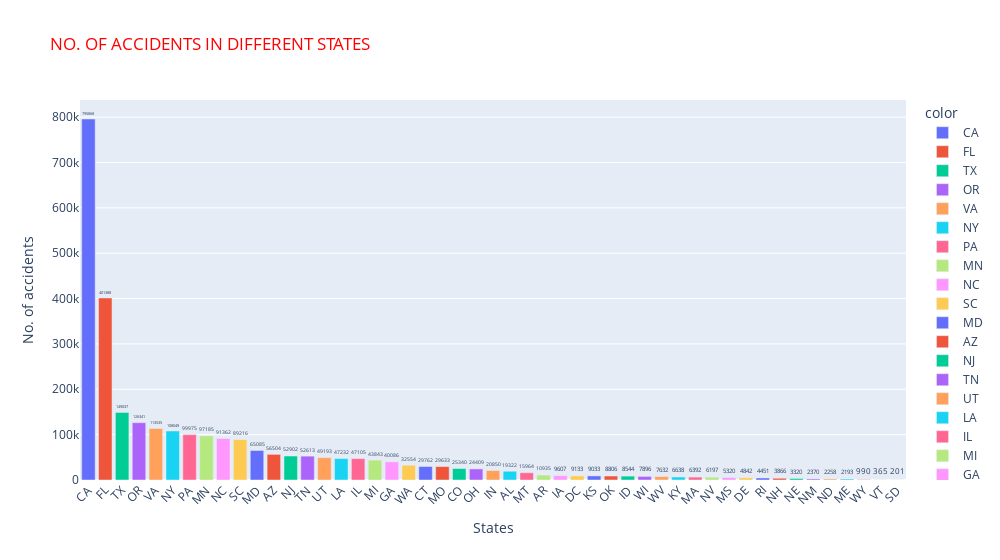

This figure's notebook cell:
### Markdown cell above
**Clearly, California and Florida are the states with most accidents, as depicted below**

### Code cell
state_fig = px.bar(statewise.head(49), y='Total_accident', x=statewise.head(49).index,text="Total_accident",
             color=statewise.head(49).index, title="NO. OF ACCIDENTS IN DIFFERENT STATES")
# Put bar total value above bars
state_fig.update_traces( textposition='outside')

state_fig.update_layout(xaxis_tickangle=-45, xaxis_title="States", yaxis_title="No. of accidents", title_font_color = "red", width=1000)

### Figure 1 — Plotly figure (JSON) as saved in the notebook; plotly's stock layout.template omitted (floating-point values rounded to 4 significant figures)
{"data": [{"alignmentgroup": "True", "hovertemplate": "color=CA<br>x=%{x}<br>Total_accident=%{text}<extra></extra>", "legendgroup": "CA", "marker": {"color": "#636efa", "pattern": {"shape": ""}}, "name": "CA", "offsetgroup": "CA", "orientation": "v", "showlegend": true, "text": [795868], "textposition": "outside", "type": "bar", "x": ["CA"], "xaxis": "x", "y": [795868], "yaxis": "y"}, {"alignmentgroup": "True", "hovertemplate": "color=FL<br>x=%{x}<br>Total_accident=%{text}<extra></extra>", "legendgroup": "FL", "marker": {"color": "#EF553B", "pattern": {"shape": ""}}, "name": "FL", "offsetgroup": "FL", "orientation": "v", "showlegend": true, "text": [401388], "textposition": "outside", "type": "bar", "x": ["FL"], "xaxis": "x", "y": [401388], "yaxis": "y"}, {"alignmentgroup": "True", "hovertemplate": "color=TX<br>x=%{x}<br>Total_accident=%{text}<extra></extra>", "legendgroup": "TX", "marker": {"color": "#00cc96", "pattern": {"shape": ""}}, "name": "TX", "offsetgroup": "TX", "orientation": "v", "showlegend": true, "text": [149037], "textposition": "outside", "type": "bar", "x": ["TX"], "xaxis": "x", "y": [149037], "yaxis": "y"}, {"alignmentgroup": "True", "hovertemplate": "color=OR<br>x=%{x}<br>Total_accident=%{text}<extra></extra>", "legendgroup": "OR", "marker": {"color": "#ab63fa", "pattern": {"shape": ""}}, "name": "OR", "offsetgroup": "OR", "orientation": "v", "showlegend": true, "text": [126341], "textposition": "outside", "type": "bar", "x": ["OR"], "xaxis": "x", "y": [126341], "yaxis": "y"}, {"alignmentgroup": "True", "hovertemplate": "color=VA<br>x=%{x}<br>Total_accident=%{text}<extra></extra>", "legendgroup": "VA", "marker": {"color": "#FFA15A", "pattern": {"shape": ""}}, "name": "VA", "offsetgroup": "VA", "orientation": "v", "showlegend": true, "text": [113535], "textposition": "outside", "type": "bar", "x": ["VA"], "xaxis": "x", "y": [113535], "yaxis": "y"}, {"alignmentgroup": "True", "hovertemplate": "color=NY<br>x=%{x}<br>Total_accident=%{text}<extra></extra>", "legendgroup": "NY", "marker": {"color": "#19d3f3", "pattern": {"shape": ""}}, "name": "NY", "offsetgroup": "NY", "orientation": "v", "showlegend": true, "text": [108049], "textposition": "outside", "type": "bar", "x": ["NY"], "xaxis": "x", "y": [108049], "yaxis": "y"}, {"alignmentgroup": "True", "hovertemplate": "color=PA<br>x=%{x}<br>Total_accident=%{text}<extra></extra>", "legendgroup": "PA", "marker": {"color": "#FF6692", "pattern": {"shape": ""}}, "name": "PA", "offsetgroup": "PA", "orientation": "v", "showlegend": true, "text": [99975], "textposition": "outside", "type": "bar", "x": ["PA"], "xaxis": "x", "y": [99975], "yaxis": "y"}, {"alignmentgroup": "True", "hovertemplate": "color=MN<br>x=%{x}<br>Total_accident=%{text}<extra></extra>", "legendgroup": "MN", "marker": {"color": "#B6E880", "pattern": {"shape": ""}}, "name": "MN", "offsetgroup": "MN", "orientation": "v", "showlegend": true, "text": [97185], "textposition": "outside", "type": "bar", "x": ["MN"], "xaxis": "x", "y": [97185], "yaxis": "y"}, {"alignmentgroup": "True", "hovertemplate": "color=NC<br>x=%{x}<br>Total_accident=%{text}<extra></extra>", "legendgroup": "NC", "marker": {"color": "#FF97FF", "pattern": {"shape": ""}}, "name": "NC", "offsetgroup": "NC", "orientation": "v", "showlegend": true, "text": [91362], "textposition": "outside", "type": "bar", "x": ["NC"], "xaxis": "x", "y": [91362], "yaxis": "y"}, {"alignmentgroup": "True", "hovertemplate": "color=SC<br>x=%{x}<br>Total_accident=%{text}<extra></extra>", "legendgroup": "SC", "marker": {"color": "#FECB52", "pattern": {"shape": ""}}, "name": "SC", "offsetgroup": "SC", "orientation": "v", "showlegend": true, "text": [89216], "textposition": "outside", "type": "bar", "x": ["SC"], "xaxis": "x", "y": [89216], "yaxis": "y"}, {"alignmentgroup": "True", "hovertemplate": "color=MD<br>x=%{x}<br>Total_accident=%{text}<extra></extra>", "legendgroup": "MD", "marker": {"color": "#636efa", "pattern": {"shape": ""}}, "name": "MD", "offsetgroup": "MD", "orientation": "v", "showlegend": true, "text": [65085], "textposition": "outside", "type": "bar", "x": ["MD"], "xaxis": "x", "y": [65085], "yaxis": "y"}, {"alignmentgroup": "True", "hovertemplate": "color=AZ<br>x=%{x}<br>Total_accident=%{text}<extra></extra>", "legendgroup": "AZ", "marker": {"color": "#EF553B", "pattern": {"shape": ""}}, "name": "AZ", "offsetgroup": "AZ", "orientation": "v", "showlegend": true, "text": [56504], "textposition": "outside", "type": "bar", "x": ["AZ"], "xaxis": "x", "y": [56504], "yaxis": "y"}, {"alignmentgroup": "True", "hovertemplate": "color=NJ<br>x=%{x}<br>Total_accident=%{text}<extra></extra>", "legendgroup": "NJ", "marker": {"color": "#00cc96", "pattern": {"shape": ""}}, "name": "NJ", "offsetgroup": "NJ", "orientation": "v", "showlegend": true, "text": [52902], "textposition": "outside", "type": "bar", "x": ["NJ"], "xaxis": "x", "y": [52902], "yaxis": "y"}, {"alignmentgroup": "True", "hovertemplate": "color=TN<br>x=%{x}<br>Total_accident=%{text}<extra></extra>", "legendgroup": "TN", "marker": {"color": "#ab63fa", "pattern": {"shape": ""}}, "name": "TN", "offsetgroup": "TN", "orientation": "v", "showlegend": true, "text": [52613], "textposition": "outside", "type": "bar", "x": ["TN"], "xaxis": "x", "y": [52613], "yaxis": "y"}, {"alignmentgroup": "True", "hovertemplate": "color=UT<br>x=%{x}<br>Total_accident=%{text}<extra></extra>", "legendgroup": "UT", "marker": {"color": "#FFA15A", "pattern": {"shape": ""}}, "name": "UT", "offsetgroup": "UT", "orientation": "v", "showlegend": true, "text": [49193], "textposition": "outside", "type": "bar", "x": ["UT"], "xaxis": "x", "y": [49193], "yaxis": "y"}, {"alignmentgroup": "True", "hovertemplate": "color=LA<br>x=%{x}<br>Total_accident=%{text}<extra></extra>", "legendgroup": "LA", "marker": {"color": "#19d3f3", "pattern": {"shape": ""}}, "name": "LA", "offsetgroup": "LA", "orientation": "v", "showlegend": true, "text": [47232], "textposition": "outside", "type": "bar", "x": ["LA"], "xaxis": "x", "y": [47232], "yaxis": "y"}, {"alignmentgroup": "True", "hovertemplate": "color=IL<br>x=%{x}<br>Total_accident=%{text}<extra></extra>", "legendgroup": "IL", "marker": {"color": "#FF6692", "pattern": {"shape": ""}}, "name": "IL", "offsetgroup": "IL", "orientation": "v", "showlegend": true, "text": [47105], "textposition": "outside", "type": "bar", "x": ["IL"], "xaxis": "x", "y": [47105], "yaxis": "y"}, {"alignmentgroup": "True", "hovertemplate": "color=MI<br>x=%{x}<br>Total_accident=%{text}<extra></extra>", "legendgroup": "MI", "marker": {"color": "#B6E880", "pattern": {"shape": ""}}, "name": "MI", "offsetgroup": "MI", "orientation": "v", "showlegend": true, "text": [43843], "textposition": "outside", "type": "bar", "x": ["MI"], "xaxis": "x", "y": [43843], "yaxis": "y"}, {"alignmentgroup": "True", "hovertemplate": "color=GA<br>x=%{x}<br>Total_accident=%{text}<extra></extra>", "legendgroup": "GA", "marker": {"color": "#FF97FF", "pattern": {"shape": ""}}, "name": "GA", "offsetgroup": "GA", "orientation": "v", "showlegend": true, "text": [40086], "textposition": "outside", "type": "bar", "x": ["GA"], "xaxis": "x", "y": [40086], "yaxis": "y"}, {"alignmentgroup": "True", "hovertemplate": "color=WA<br>x=%{x}<br>Total_accident=%{text}<extra></extra>", "legendgroup": "WA", "marker": {"color": "#FECB52", "pattern": {"shape": ""}}, "name": "WA", "offsetgroup": "WA", "orientation": "v", "showlegend": true, "text": [32554], "textposition": "outside", "type": "bar", "x": ["WA"], "xaxis": "x", "y": [32554], "yaxis": "y"}, {"alignmentgroup": "True", "hovertemplate": "color=CT<br>x=%{x}<br>Total_accident=%{text}<extra></extra>", "legendgroup": "CT", "marker": {"color": "#636efa", "pattern": {"shape": ""}}, "name": "CT", "offsetgroup": "CT", "orientation": "v", "showlegend": true, "text": [29762], "textposition": "outside", "type": "bar", "x": ["CT"], "xaxis": "x", "y": [29762], "yaxis": "y"}, {"alignmentgroup": "True", "hovertemplate": "color=MO<br>x=%{x}<br>Total_accident=%{text}<extra></extra>", "legendgroup": "MO", "marker": {"color": "#EF553B", "pattern": {"shape": ""}}, "name": "MO", "offsetgroup": "MO", "orientation": "v", "showlegend": true, "text": [29633], "textposition": "outside", "type": "bar", "x": ["MO"], "xaxis": "x", "y": [29633], "yaxis": "y"}, {"alignmentgroup": "True", "hovertemplate": "color=CO<br>x=%{x}<br>Total_accident=%{text}<extra></extra>", "legendgroup": "CO", "marker": {"color": "#00cc96", "pattern": {"shape": ""}}, "name": "CO", "offsetgroup": "CO", "orientation": "v", "showlegend": true, "text": [25340], "textposition": "outside", "type": "bar", "x": ["CO"], "xaxis": "x", "y": [25340], "yaxis": "y"}, {"alignmentgroup": "True", "hovertemplate": "color=OH<br>x=%{x}<br>Total_accident=%{text}<extra></extra>", "legendgroup": "OH", "marker": {"color": "#ab63fa", "pattern": {"shape": ""}}, "name": "OH", "offsetgroup": "OH", "orientation": "v", "showlegend": true, "text": [24409], "textposition": "outside", "type": "bar", "x": ["OH"], "xaxis": "x", "y": [24409], "yaxis": "y"}, {"alignmentgroup": "True", "hovertemplate": "color=IN<br>x=%{x}<br>Total_accident=%{text}<extra></extra>", "legendgroup": "IN", "marker": {"color": "#FFA15A", "pattern": {"shape": ""}}, "name": "IN", "offsetgroup": "IN", "orientation": "v", "showlegend": true, "text": [20850], "textposition": "outside", "type": "bar", "x": ["IN"], "xaxis": "x", "y": [20850], "yaxis": "y"}, {"alignmentgroup": "True", "hovertemplate": "color=AL<br>x=%{x}<br>Total_accident=%{text}<extra></extra>", "legendgroup": "AL", "marker": {"color": "#19d3f3", "pattern": {"shape": ""}}, "name": "AL", "offsetgroup": "AL", "orientation": "v", "showlegend": true, "text": [19322], "textposition": "outside", "type": "bar", "x": ["AL"], "xaxis": "x", "y": [19322], "yaxis": "y"}, {"alignmentgroup": "True", "hovertemplate": "color=MT<br>x=%{x}<br>Total_accident=%{text}<extra></extra>", "legendgroup": "MT", "marker": {"color": "#FF6692", "pattern": {"shape": ""}}, "name": "MT", "offsetgroup": "MT", "orientation": "v", "showlegend": true, "text": [15964], "textposition": "outside", "type": "bar", "x": ["MT"], "xaxis": "x", "y": [15964], "yaxis": "y"}, {"alignmentgroup": "True", "hovertemplate": "color=AR<br>x=%{x}<br>Total_accident=%{text}<extra></extra>", "legendgroup": "AR", "marker": {"color": "#B6E880", "pattern": {"shape": ""}}, "name": "AR", "offsetgroup": "AR", "orientation": "v", "showlegend": true, "text": [10935], "textposition": "outside", "type": "bar", "x": ["AR"], "xaxis": "x", "y": [10935], "yaxis": "y"}, {"alignmentgroup": "True", "hovertemplate": "color=IA<br>x=%{x}<br>Total_accident=%{text}<extra></extra>", "legendgroup": "IA", "marker": {"color": "#FF97FF", "pattern": {"shape": ""}}, "name": "IA", "offsetgroup": "IA", "orientation": "v", "showlegend": true, "text": [9607], "textposition": "outside", "type": "bar", "x": ["IA"], "xaxis": "x", "y": [9607], "yaxis": "y"}, {"alignmentgroup": "True", "hovertemplate": "color=DC<br>x=%{x}<br>Total_accident=%{text}<extra></extra>", "legendgroup": "DC", "marker": {"color": "#FECB52", "pattern": {"shape": ""}}, "name": "DC", "offsetgroup": "DC", "orientation": "v", "showlegend": true, "text": [9133], "textposition": "outside", "type": "bar", "x": ["DC"], "xaxis": "x", "y": [9133], "yaxis": "y"}, {"alignmentgroup": "True", "hovertemplate": "color=KS<br>x=%{x}<br>Total_accident=%{text}<extra></extra>", "legendgroup": "KS", "marker": {"color": "#636efa", "pattern": {"shape": ""}}, "name": "KS", "offsetgroup": "KS", "orientation": "v", "showlegend": true, "text": [9033], "textposition": "outside", "type": "bar", "x": ["KS"], "xaxis": "x", "y": [9033], "yaxis": "y"}, {"alignmentgroup": "True", "hovertemplate": "color=OK<br>x=%{x}<br>Total_accident=%{text}<extra></extra>", "legendgroup": "OK", "marker": {"color": "#EF553B", "pattern": {"shape": ""}}, "name": "OK", "offsetgroup": "OK", "orientation": "v", "showlegend": true, "text": [8806], "textposition": "outside", "type": "bar", "x": ["OK"], "xaxis": "x", "y": [8806], "yaxis": "y"}, {"alignmentgroup": "True", "hovertemplate": "color=ID<br>x=%{x}<br>Total_accident=%{text}<extra></extra>", "legendgroup": "ID", "marker": {"color": "#00cc96", "pattern": {"shape": ""}}, "name": "ID", "offsetgroup": "ID", "orientation": "v", "showlegend": true, "text": [8544], "textposition": "outside", "type": "bar", "x": ["ID"], "xaxis": "x", "y": [8544], "yaxis": "y"}, {"alignmentgroup": "True", "hovertemplate": "color=WI<br>x=%{x}<br>Total_accident=%{text}<extra></extra>", "legendgroup": "WI", "marker": {"color": "#ab63fa", "pattern": {"shape": ""}}, "name": "WI", "offsetgroup": "WI", "orientation": "v", "showlegend": true, "text": [7896], "textposition": "outside", "type": "bar", "x": ["WI"], "xaxis": "x", "y": [7896], "yaxis": "y"}, {"alignmentgroup": "True", "hovertemplate": "color=WV<br>x=%{x}<br>Total_accident=%{text}<extra></extra>", "legendgroup": "WV", "marker": {"color": "#FFA15A", "pattern": {"shape": ""}}, "name": "WV", "offsetgroup": "WV", "orientation": "v", "showlegend": true, "text": [7632], "textposition": "outside", "type": "bar", "x": ["WV"], "xaxis": "x", "y": [7632], "yaxis": "y"}, {"alignmentgroup": "True", "hovertemplate": "color=KY<br>x=%{x}<br>Total_accident=%{text}<extra></extra>", "legendgroup": "KY", "marker": {"color": "#19d3f3", "pattern": {"shape": ""}}, "name": "KY", "offsetgroup": "KY", "orientation": "v", "showlegend": true, "text": [6638], "textposition": "outside", "type": "bar", "x": ["KY"], "xaxis": "x", "y": [6638], "yaxis": "y"}, {"alignmentgroup": "True", "hovertemplate": "color=MA<br>x=%{x}<br>Total_accident=%{text}<extra></extra>", "legendgroup": "MA", "marker": {"color": "#FF6692", "pattern": {"shape": ""}}, "name": "MA", "offsetgroup": "MA", "orientation": "v", "showlegend": true, "text": [6392], "textposition": "outside", "type": "bar", "x": ["MA"], "xaxis": "x", "y": [6392], "yaxis": "y"}, {"alignmentgroup": "True", "hovertemplate": "color=NV<br>x=%{x}<br>Total_accident=%{text}<extra></extra>", "legendgroup": "NV", "marker": {"color": "#B6E880", "pattern": {"shape": ""}}, "name": "NV", "offsetgroup": "NV", "orientation": "v", "showlegend": true, "text": [6197], "textposition": "outside", "type": "bar", "x": ["NV"], "xaxis": "x", "y": [6197], "yaxis": "y"}, {"alignmentgroup": "True", "hovertemplate": "color=MS<br>x=%{x}<br>Total_accident=%{text}<extra></extra>", "legendgroup": "MS", "marker": {"color": "#FF97FF", "pattern": {"shape": ""}}, "name": "MS", "offsetgroup": "MS", "orientation": "v", "showlegend": true, "text": [5320], "textposition": "outside", "type": "bar", "x": ["MS"], "xaxis": "x", "y": [5320], "yaxis": "y"}, {"alignmentgroup": "True", "hovertemplate": "color=DE<br>x=%{x}<br>Total_accident=%{text}<extra></extra>", "legendgroup": "DE", "marker": {"color": "#FECB52", "pattern": {"shape": ""}}, "name": "DE", "offsetgroup": "DE", "orientation": "v", "showlegend": true, "text": [4842], "textposition": "outside", "type": "bar", "x": ["DE"], "xaxis": "x", "y": [4842], "yaxis": "y"}, {"alignmentgroup": "True", "hovertemplate": "color=RI<br>x=%{x}<br>Total_accident=%{text}<extra></extra>", "legendgroup": "RI", "marker": {"color": "#636efa", "pattern": {"shape": ""}}, "name": "RI", "offsetgroup": "RI", "orientation": "v", "showlegend": true, "text": [4451], "textposition": "outside", "type": "bar", "x": ["RI"], "xaxis": "x", "y": [4451], "yaxis": "y"}, {"alignmentgroup": "True", "hovertemplate": "color=NH<br>x=%{x}<br>Total_accident=%{text}<extra></extra>", "legendgroup": "NH", "marker": {"color": "#EF553B", "pattern": {"shape": ""}}, "name": "NH", "offsetgroup": "NH", "orientation": "v", "showlegend": true, "text": [3866], "textposition": "outside", "type": "bar", "x": ["NH"], "xaxis": "x", "y": [3866], "yaxis": "y"}, {"alignmentgroup": "True", "hovertemplate": "color=NE<br>x=%{x}<br>Total_accident=%{text}<extra></extra>", "legendgroup": "NE", "marker": {"color": "#00cc96", "pattern": {"shape": ""}}, "name": "NE", "offsetgroup": "NE", "orientation": "v", "showlegend": true, "text": [3320], "textposition": "outside", "type": "bar", "x": ["NE"], "xaxis": "x", "y": [3320], "yaxis": "y"}, {"alignmentgroup": "True", "hovertemplate": "color=NM<br>x=%{x}<br>Total_accident=%{text}<extra></extra>", "legendgroup": "NM", "marker": {"color": "#ab63fa", "pattern": {"shape": ""}}, "name": "NM", "offsetgroup": "NM", "orientation": "v", "showlegend": true, "text": [2370], "textposition": "outside", "type": "bar", "x": ["NM"], "xaxis": "x", "y": [2370], "yaxis": "y"}, {"alignmentgroup": "True", "hovertemplate": "color=ND<br>x=%{x}<br>Total_accident=%{text}<extra></extra>", "legendgroup": "ND", "marker": {"color": "#FFA15A", "pattern": {"shape": ""}}, "name": "ND", "offsetgroup": "ND", "orientation": "v", "showlegend": true, "text": [2258], "textposition": "outside", "type": "bar", "x": ["ND"], "xaxis": "x", "y": [2258], "yaxis": "y"}, {"alignmentgroup": "True", "hovertemplate": "color=ME<br>x=%{x}<br>Total_accident=%{text}<extra></extra>", "legendgroup": "ME", "marker": {"color": "#19d3f3", "pattern": {"shape": ""}}, "name": "ME", "offsetgroup": "ME", "orientation": "v", "showlegend": true, "text": [2193], "textposition": "outside", "type": "bar", "x": ["ME"], "xaxis": "x", "y": [2193], "yaxis": "y"}, {"alignmentgroup": "True", "hovertemplate": "color=WY<br>x=%{x}<br>Total_accident=%{text}<extra></extra>", "legendgroup": "WY", "marker": {"color": "#FF6692", "pattern": {"shape": ""}}, "name": "WY", "offsetgroup": "WY", "orientation": "v", "showlegend": true, "text": [990], "textposition": "outside", "type": "bar", "x": ["WY"], "xaxis": "x", "y": [990], "yaxis": "y"}, {"alignmentgroup": "True", "hovertemplate": "color=VT<br>x=%{x}<br>Total_accident=%{text}<extra></extra>", "legendgroup": "VT", "marker": {"color": "#B6E880", "pattern": {"shape": ""}}, "name": "VT", "offsetgroup": "VT", "orientation": "v", "showlegend": true, "text": [365], "textposition": "outside", "type": "bar", "x": ["VT"], "xaxis": "x", "y": [365], "yaxis": "y"}, {"alignmentgroup": "True", "hovertemplate": "color=SD<br>x=%{x}<br>Total_accident=%{text}<extra></extra>", "legendgroup": "SD", "marker": {"color": "#FF97FF", "pattern": {"shape": ""}}, "name": "SD", "offsetgroup": "SD", "orientation": "v", "showlegend": true, "text": [201], "textposition": "outside", "type": "bar", "x": ["SD"], "xaxis": "x", "y": [201], "yaxis": "y"}], "layout": {"barmode": "relative", "legend": {"title": {"text": "color"}, "tracegroupgap": 0}, "title": {"font": {"color": "red"}, "text": "NO. OF ACCIDENTS IN DIFFERENT STATES"}, "width": 1000, "xaxis": {"anchor": "y", "domain": [0, 1], "tickangle": -45, "title": {"text": "States"}}, "yaxis": {"anchor": "x", "domain": [0, 1], "title": {"text": "No. of accidents"}}}}
